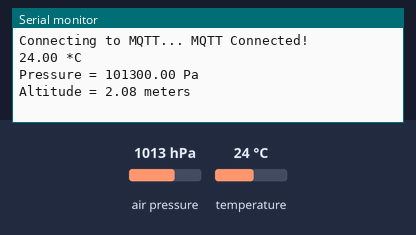
Recording of a sketch running on a simulated ESP8266 (NodeMCU). Parts: the last lines printed to the serial monitor. The test bench sets the inputs (shaded band); at power-on: air pressure 1013 hPa, temperature 24 °C. No MQTT or app messages arrive unless stated.

Above: at 4.8 s.
4.9 s: air pressure set to 952 hPa
At 6.7 s:
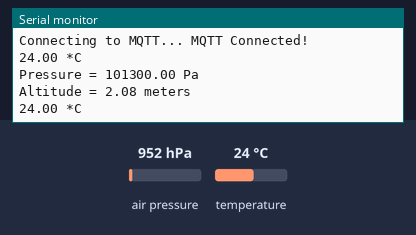
9.2 s: temperature set to 12 °C
At 11.0 s:
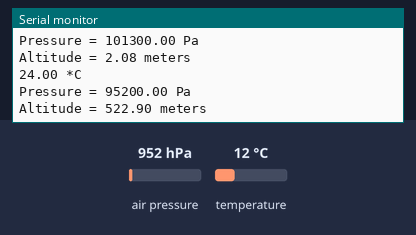
13.5 s: air pressure set to 975 hPa
At 15.5 s:
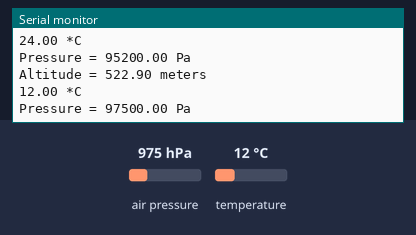
Timing chart, 0 to 17.0 s (numbered marks = the images above; inputs shaded):
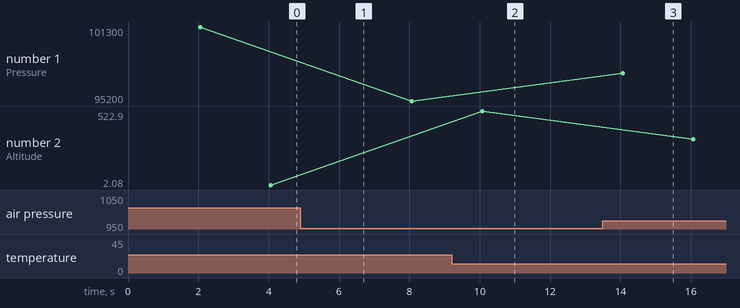

Measured:
- after the input at 13.5 s, the serial monitor: prints a new line after 0.57 s (image 3)
- plotted number 1: 101300 → 95200 after the input at 4.9 s, 95200 → 97500 after the input at 13.5 s
- plotted number 2: 522.9 → 323.44 after the input at 13.5 s

The sketch:

weather_monitoring_system.ino
```cpp
#include <Adafruit_Fingerprint.h>
#include <Adafruit_BMP085.h>
#include <ESP8266WiFi.h>
#include "Adafruit_MQTT.h"
#include "Adafruit_MQTT_Client.h"
#define WLAN_SSID       "Realme"
#define WLAN_PASS       "012345688"
#define AIO_SERVER      "io.adafruit.com"
#define AIO_SERVERPORT  1883                   // use 8883 for SSL
#define AIO_USERNAME    "akshaypsmec"
#define AIO_KEY         "bb1f21fe02c74595b5572e7c728caa36"
#define relay D0

WiFiClient client;
Adafruit_MQTT_Client mqtt(&client, AIO_SERVER, AIO_SERVERPORT, AIO_USERNAME, AIO_KEY);
Adafruit_MQTT_Publish  temp= Adafruit_MQTT_Publish(&mqtt, AIO_USERNAME "/feeds/temp");
Adafruit_MQTT_Publish  pre= Adafruit_MQTT_Publish(&mqtt, AIO_USERNAME "/feeds/preassure");
Adafruit_MQTT_Publish  amp= Adafruit_MQTT_Publish(&mqtt, AIO_USERNAME "/feeds/altitude");
Adafruit_BMP085 bmp;
void setup() {
  Serial.begin(9600);
  if (!bmp.begin()) {
	Serial.println("Could not find a valid BMP085 sensor, check wiring!");
	while (1) {}
  }
}

void MQTT_connect();

void loop() {
    MQTT_connect();
    float t=bmp.readTemperature();
    temp.publish(t);
    Serial.print(t);
    Serial.println(" *C");
    delay(2000);
    float p=bmp.readPressure();
    pre.publish(p);
    Serial.print("Pressure = ");
    Serial.print(p);
    Serial.println(" Pa");
    delay(2000);
    float a=bmp.readAltitude();
    amp.publish(a);
    Serial.print("Altitude = ");
    Serial.print(a);
    Serial.println(" meters");
    delay(2000);
}
void MQTT_connect() {
  int8_t ret;
  if (mqtt.connected()) {
    return;
  }

  Serial.print("Connecting to MQTT... ");

  uint8_t retries = 3;
  while ((ret = mqtt.connect()) != 0) { // connect will return 0 for connected
       Serial.println(mqtt.connectErrorString(ret));
       Serial.println("Retrying MQTT connection in 5 seconds...");
       mqtt.disconnect();
       delay(5000);  // wait 5 seconds
       retries--;
       if (retries == 0) {
         // basically die and wait for WDT to reset me
         while (1);
       }
  }
  Serial.println("MQTT Connected!");
}
```
